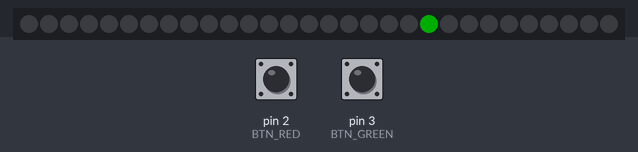
A sketch run on a simulated Arduino Uno, built with avr-gcc and run on an emulated ATmega328P. Parts: 30 RGB LEDs in strip order, left to right. The inputs (shaded band) are chosen by the test bench; at power-on: pin 2 (BTN_RED) HIGH, pin 3 (BTN_GREEN) HIGH. Dim RGB values are drawn brighter than linear; random numbers use the default seed unless the sketch sets one.

Above: at 1.26 s.
1.3 s: pin 2 (BTN_RED) pulled LOW for 0.15 s
2.0 s: pin 2 (BTN_RED) pulsed LOW 5 times (0.12 s each, 0.3 s apart)
At 2.65 s:
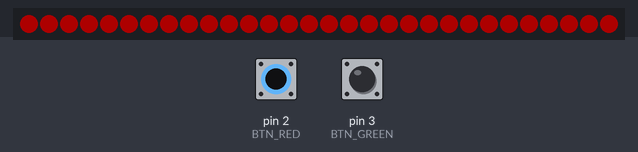
At 4.78 s:
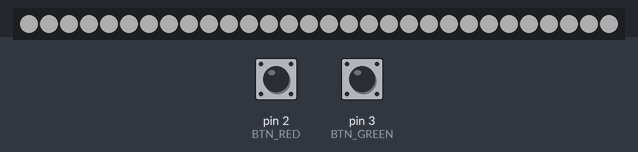

The sketch:

Jeu_lumineux.ino
```cpp
// Library to install : Adafruit DotStar

#include <Adafruit_DotStar.h>
#include <SPI.h>

#define NB_LED 30

#define DATA_PIN 6
#define CLOCK_PIN 7

#define BTN_RED   2
#define BTN_GREEN 3

Adafruit_DotStar ledStrip(NB_LED, DATA_PIN, CLOCK_PIN, DOTSTAR_BGR);

int enemyPos = NB_LED - 1;
bool redEnemy = true;

bool shotOn = false;
int shotPos = 0;
bool redShot = true;

unsigned long oldTime = 0;

int speedGame = 120;
int minSpeed = 25;
int speedBoost = 8;

int score = 0;

bool oldRedState = HIGH;
bool oldGreenState = HIGH;

void setup() {

  pinMode(BTN_RED, INPUT_PULLUP);
  pinMode(BTN_GREEN, INPUT_PULLUP);

  ledStrip.begin();
  ledStrip.setBrightness(50);
  ledStrip.show();

  randomSeed(analogRead(A0));

  newGame();
}

void loop() {

  checkButtons();

  unsigned long currentTime = millis();

  if (currentTime - oldTime >= speedGame) {

    oldTime = currentTime;

    ledStrip.clear();

    if (redEnemy) {
      ledStrip.setPixelColor(enemyPos, 255, 0, 0);
    }
    else {
      ledStrip.setPixelColor(enemyPos, 0, 255, 0);
    }

    if (shotOn) {

      if (redShot) {
        ledStrip.setPixelColor(shotPos, 255, 0, 0);
      }
      else {
        ledStrip.setPixelColor(shotPos, 0, 255, 0);
      }
    }

    ledStrip.show();

    if (shotOn && shotPos >= enemyPos) {

      if (redShot == redEnemy) {
        win();
      }
      else {
        lose();
      }

      return;
    }

    enemyPos--;

    if (shotOn) {
      shotPos++;
    }

    if (enemyPos < 0) {
      lose();
      return;
    }

    if (shotPos >= NB_LED) {
      shotOn = false;
    }
  }
}

void checkButtons() {

  bool redState = digitalRead(BTN_RED);
  bool greenState = digitalRead(BTN_GREEN);

  if (oldRedState == HIGH && redState == LOW) {
    shoot(true);
  }

  if (oldGreenState == HIGH && greenState == LOW) {
    shoot(false);
  }

  oldRedState = redState;
  oldGreenState = greenState;
}

void shoot(bool red) {

  if (!shotOn) {

    shotOn = true;
    shotPos = 0;
    redShot = red;
  }
}

void win() {

  score++;

  if (speedGame > minSpeed) {
    speedGame -= speedBoost;
  }

  for (int i = 0; i < NB_LED; i++) {
    ledStrip.setPixelColor(i, 255, 255, 255);
  }

  ledStrip.show();
  delay(100);

  ledStrip.clear();
  ledStrip.show();

  delay(80);

  newGame();
}

void lose() {

  speedGame = 120;
  score = 0;

  for (int i = 0; i < NB_LED; i++) {
    ledStrip.setPixelColor(i, 255, 0, 0);
  }

  ledStrip.show();
  delay(250);

  ledStrip.clear();
  ledStrip.show();

  delay(150);

  newGame();
}

void newGame() {

  enemyPos = NB_LED - 1;

  redEnemy = random(0, 2);

  shotOn = false;
  shotPos = 0;
}
```
